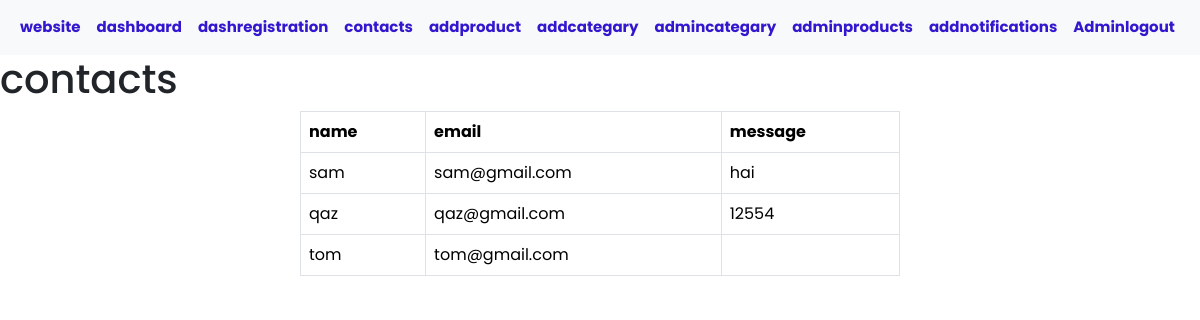
Page /contacts (signed in) on the committed database.
### app1/models.py (models this page shows, shortened)
class Contact(models.Model):
    con_name = models.CharField(max_length=255)
    con_email = models.EmailField(max_length=255)
    con_message = models.TextField()

### app1/views.py (the view)
# urls.py: path('contacts',views.contacts,name='contacts'),
def contacts(request):
    if "adminuser" not in request.session:
        return HttpResponseRedirect("/dashboardlogin")
    cons = Contact.objects.all().values()
    context = {
        'contacts':cons
    }
    template=loader.get_template("dashboard/contacts.html")
    return HttpResponse(template.render(context,request))

### app1/templates/dashboard/contacts.html (shortened to what this page needs)
{% extends 'dashboard/dashboardmaster.html' %}
{% load static %}
{% block content %}
<h1 class="demo">contacts</h1>
<table class="table  table-bordered  w-50   mx-auto">
    <thead>
        <tr>
            <th>name</th>
            <th>email</th>
            <th>message</th>
        </tr>
    </thead>
    <tbody>
        {% for x in contacts %}
        <tr>
            <td>{{x.con_name }}</td>
            <td>{{ x.con_email }}</td>
            <td>{{ x.con_message }}</td>
        </tr>
        {% endfor %}
    </tbody>
</table>
{% endblock %}

### app1/static/mystyle.css (style rules this page uses)
* { margin: 0; padding: 0; box-sizing: border-box; font-family: "Poppins", sans-serif; }
body { font-family: Arial, Helvetica, sans-serif; margin: 0; }
html { box-sizing: border-box; }
*, *:before, *:after { box-sizing: inherit; }

### rows in the picture
Contact: con_name "sam", con_email "sam@gmail.com", con_message "hai"
Contact: con_name "qaz", con_email "qaz@gmail.com", con_message "12554"
Contact: con_name "tom", con_email "tom@gmail.com"
